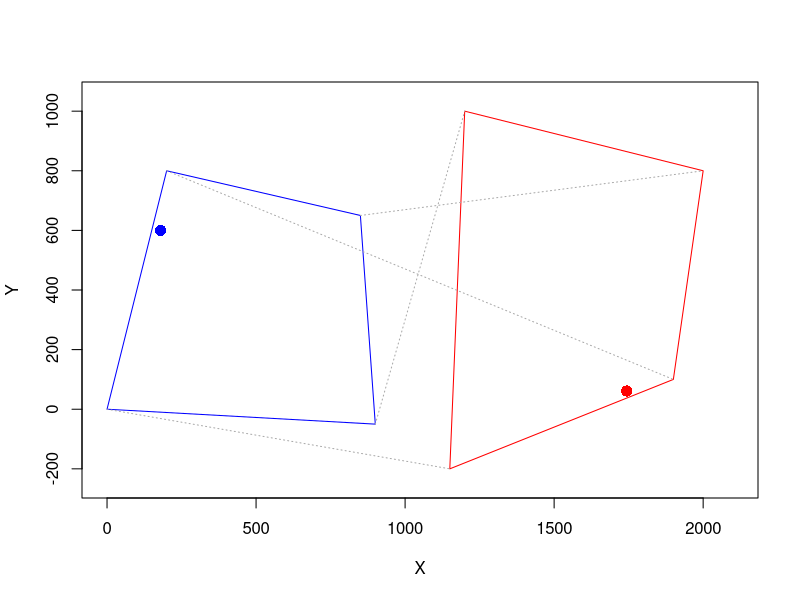

Generate this figure with R:
# Linear keystone distortion correction
# www.overfitting.net
# https://www.overfitting.net/2023/09/transformacion-trapezoidal-de-imagenes.html

library(png)

# Keystone correction equations:
# https://discorpy.readthedocs.io/en/latest/tutorials/methods.html
# "2.2.7. Calculating coefficients of a correction model for perspective distortion"

# Distorted points (source)
xd=c(0, 900, 850, 200)
yd=c(0, -50, 650, 800)

# Undistorted points (destination)
# Example 1 (easy)
xu=c(200, 900, 950, 50) + 1100
yu=c(0, 200, 800, 650) + 500

# Example 2 (difficult)
xu=c(50, 100, 900, 800)+1100
yu=c(-400, 800, 600, -100)+200


# Solve 8 equations linear system: A * k = b -> k = inv(A) * b
A=matrix(nrow=8, ncol=8)
A[1,]=c(xd[1], yd[1], 1, 0,     0,     0, -xd[1]*xu[1], -yd[1]*xu[1])
A[2,]=c(0,     0,     0, xd[1], yd[1], 1, -xd[1]*yu[1], -yd[1]*yu[1])
A[3,]=c(xd[2], yd[2], 1, 0,     0,     0, -xd[2]*xu[2], -yd[2]*xu[2])
A[4,]=c(0,     0,     0, xd[2], yd[2], 1, -xd[2]*yu[2], -yd[2]*yu[2])
A[5,]=c(xd[3], yd[3], 1, 0,     0,     0, -xd[3]*xu[3], -yd[3]*xu[3])
A[6,]=c(0,     0,     0, xd[3], yd[3], 1, -xd[3]*yu[3], -yd[3]*yu[3])
A[7,]=c(xd[4], yd[4], 1, 0,     0,     0, -xd[4]*xu[4], -yd[4]*xu[4])
A[8,]=c(0,     0,     0, xd[4], yd[4], 1, -xd[4]*yu[4], -yd[4]*yu[4])

b=as.matrix(c(xu[1], yu[1], xu[2], yu[2], xu[3], yu[3], xu[4], yu[4]))

k=solve(A, b)  # equivalent to inv(A) * b = solve(A) %*% b

# Undo distortion function
undo.keystone = function(xd, yd, k) {
    xu = (k[1]*xd+k[2]*yd+k[3]) / (k[7]*xd+k[8]*yd+1)
    yu = (k[4]*xd+k[5]*yd+k[6]) / (k[7]*xd+k[8]*yd+1)
    return(c(xu, yu))  # return pair (xu, yu)
}

# Check
for (i in 1:4) {
    print(undo.keystone(xd[i], yd[i], k))
}


# Plot
plot(c(xd, xd[1]), c(yd, yd[1]), type='l', col='blue', asp=1,
     xlab='X', ylab='Y', xlim=c(0,2100), ylim=c(0,800))
lines(c(xu, xu[1]), c(yu, yu[1]), type='l', col='red')
for (i in 1:4) {
    lines(c(xd[i], xu[i]), c(yd[i], yu[i]), type='l', lty=3, col='darkgray')
}


# Test point(s)
xdp=c(180)
ydp=c(600)

lines(xdp, ydp, type='p', col='blue', pch=16, cex=1.5)
for (i in 1:length(xdp)) {
    xuyu=undo.keystone(xdp[i], ydp[i], k)
    lines(xuyu[1], xuyu[2], type='p', col='red', pch=16, cex=1.5)
}
